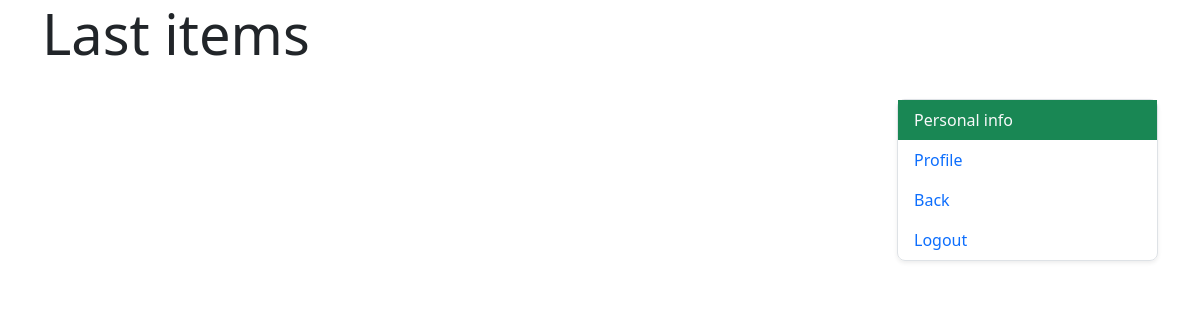
Before: /room/item_list/13/ with the older database file.
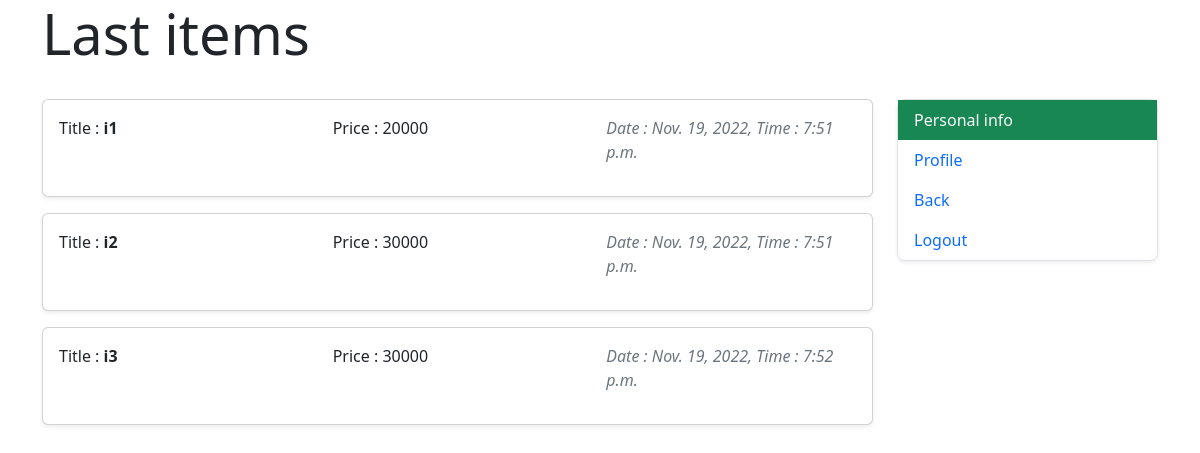
After: the same page with the newer database file.
### rooms/models.py (models this page shows, shortened)
class Item(models.Model):
    name = models.CharField(max_length=50, blank=False)
    price = models.DecimalField(max_digits=9, decimal_places=0, default=0, blank=False)
    in_purchase = models.BooleanField(default=False)
    room = models.ForeignKey(Room, related_name='item', on_delete=models.CASCADE)
    datetime_bought = models.DateTimeField(auto_now_add=True)
    description = models.TextField(null=True, blank=True)

### rooms/views.py (the view)
# urls.py: path('item_list/<int:pk>/', views.item_list_view, name='item_list'),
def item_list_view(request, pk):
    room = Room.objects.get(pk=pk)
    items = Item.objects.filter(room=room)
    context = {'items': items, 'room_obj': room}
    return render(request, 'rooms/item_list.html', context=context)

### rooms/templates/rooms/item_list.html (shortened to what this page needs)
{% extends '_base.html' %}
{% block page-content %}
    <div class="container">
        <p class="display-4">Last items</p>
        <div class="row">
            <div class="col-9">
                {% for item in items %}
                    <div class="card my-3 shadow-sm" data-bs-toggle="collapse"
                         data-bs-target="#PurchaseDetail{{ forloop.counter }}"
                         aria-expanded="false" aria-controls="PurchaseDetail{{ forloop.counter }}">
                        <div class="card-body">
                            <div class="row">
                                <div class="col"><p class="text fw-normal" style="display: inline;">Title : </p>
                                    <p class="text fw-semibold" style="display: inline;">{{ item.name }}</p></div>
                                <div class="col"><p class="text">Price : {{ item.price }}</p></div>
                                <div class="col"><p class="text-muted fst-italic fw-light">Date
                                    : {{ item.datetime_bought.date }}, Time : {{ item.datetime_bought.time }}</p></div>
                            </div>
                        </div>
                    </div>
                {% endfor %}
            </div>
            <div class="col-3">
                {% include 'rooms/right_panel.html' with room=room_obj %}
            </div>
        </div>
    </div>
{% endblock %}

Changed rows visible on the page:
added Item: name "i1", price "20000", datetime_bought "Nov. 19, 2022", datetime_bought.time "7:51 p.m."
added Item: name "i2", price "30000", datetime_bought "Nov. 19, 2022", datetime_bought.time "7:51 p.m."
added Item: name "i3", price "30000", datetime_bought "Nov. 19, 2022", datetime_bought.time "7:52 p.m."
